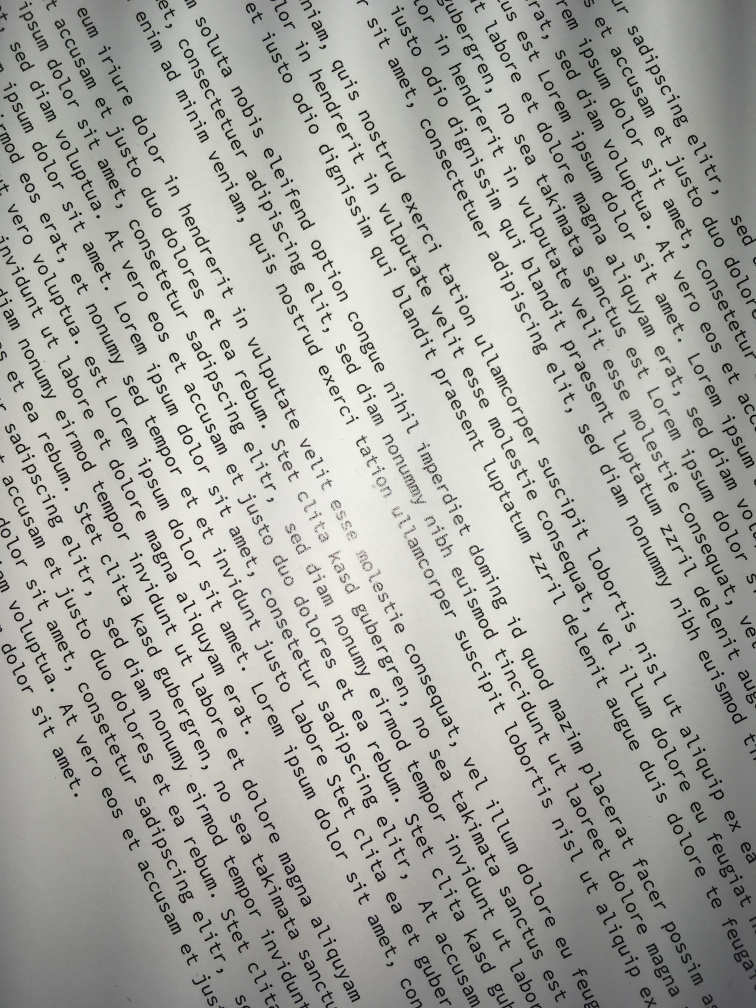
#> input picture data/text_1.jpg, 3024 x 4032 px (shown at 1/4 size); its folder holds 3 pictures in this run
$ python l_a.py
#> lines starting #> are read from the running program, lines starting #| are printed output that depends on the picture
import numpy as np
import cv2

KERNEL_SIZE = 20

# Einlesen des Bildes
filepath = "../../data/text_%s.jpg"
images = list()
for i in [1, 2, 3]:
    img = cv2.imread(filepath % i)
#> img is the input picture: shape (4032, 3024, 3); mean B, G, R 164.3, 169.3, 169
    img = cv2.resize(img, (500, 500))
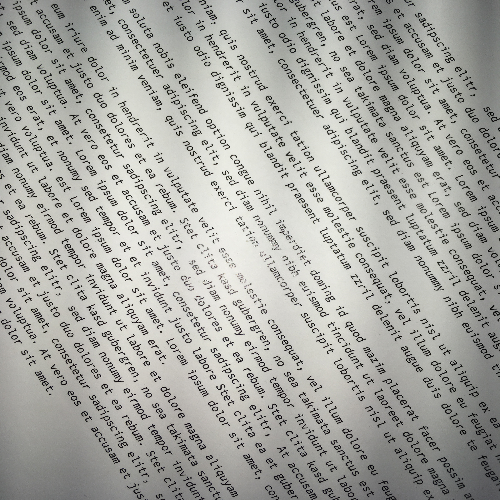
#> img: shape (500, 500, 3); mean B, G, R 164.2, 169.2, 168.8
    images.append(img)
#> pass 2 of the loop `for i in [1, 2, 3]:`:
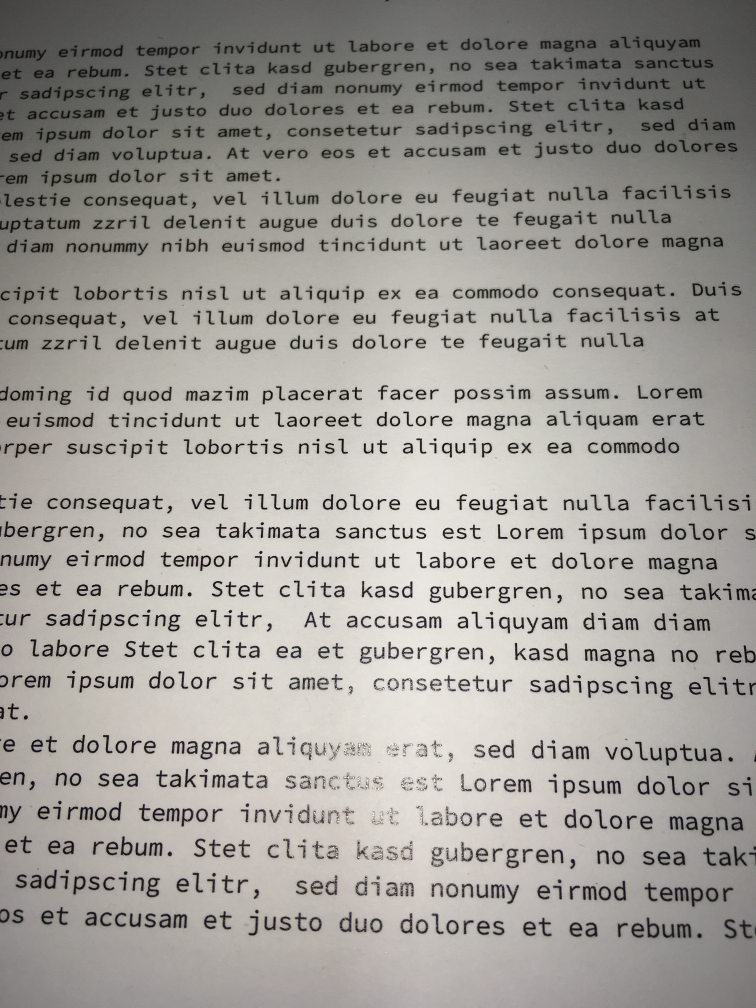
#> input picture data/text_2.jpg, 3024 x 4032 px (shown at 1/4 size)
#> img is the input picture: shape (4032, 3024, 3); mean B, G, R 151.5, 156.4, 159.2
#> `img = cv2.resize(img, (500, 500))`:
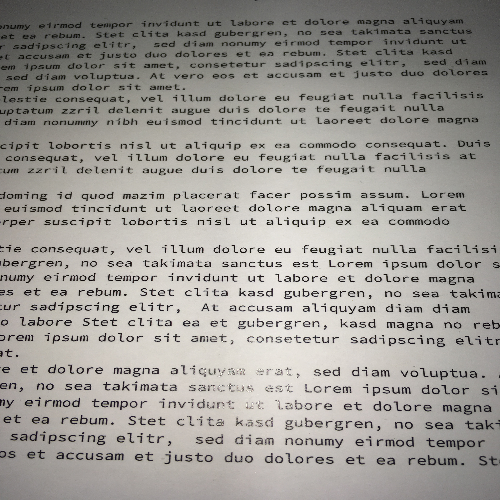
#> img: shape (500, 500, 3); mean B, G, R 151.3, 156.3, 159
#> pass 3 of the loop `for i in [1, 2, 3]:`:
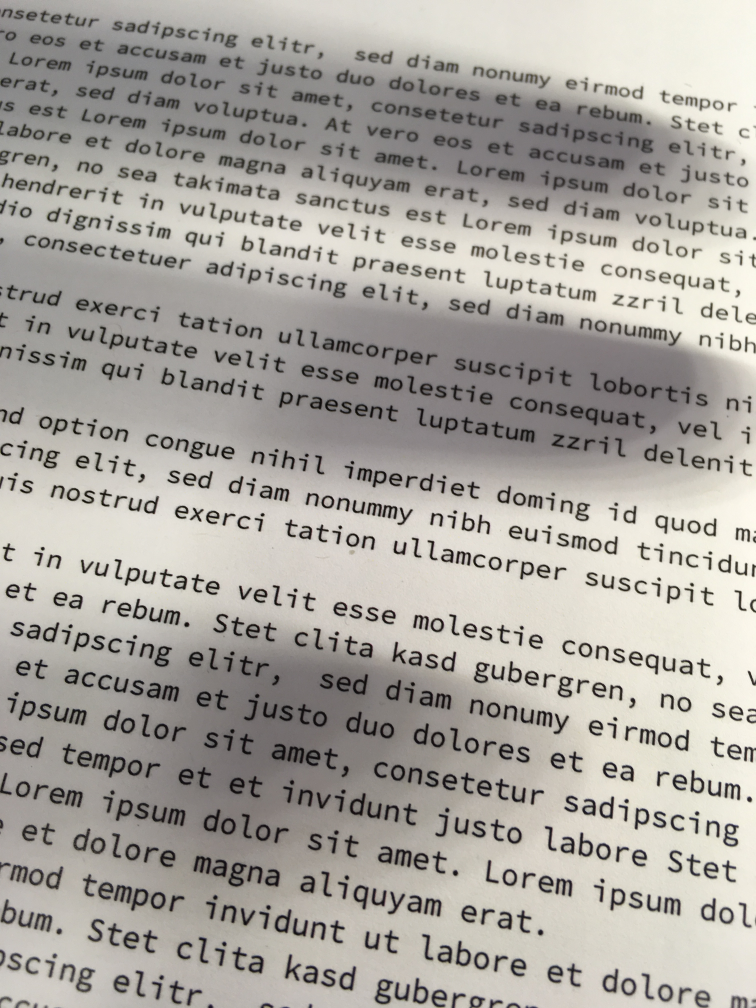
#> input picture data/text_3.jpg, 3024 x 4032 px (shown at 1/4 size)
#> img is the input picture: shape (4032, 3024, 3); mean B, G, R 159.6, 165.8, 169.6
#> `img = cv2.resize(img, (500, 500))`:
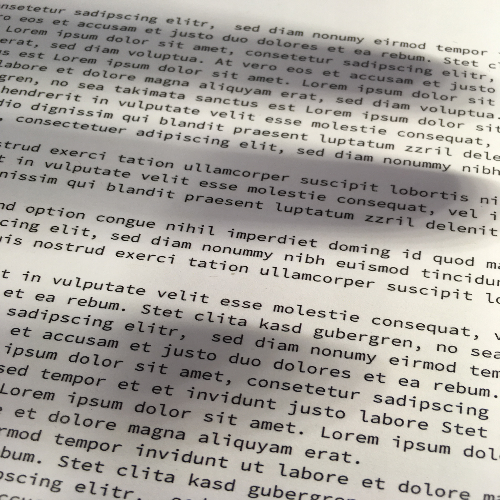
#> img: shape (500, 500, 3); mean B, G, R 159.5, 165.7, 169.5


def balance(img):
    kernel = np.ones((KERNEL_SIZE, KERNEL_SIZE)) / (KERNEL_SIZE * KERNEL_SIZE)
    blurred = cv2.filter2D(img, -1, kernel=kernel)
    img = img / blurred
    img = 255 * (img - np.min(img)) / (np.max(img) - np.min(img))  # Normieren auf Wertebereich {0, ..., 255}
    img = img.astype(np.uint8)
    print(np.max(img), np.min(img))
    return img


balanced_images = list()
for img in images:
    balanced_image = balance(img)
    balanced_images.append(balanced_image)
#> this loop made 3 passes
#| 255 0
#| 255 0
#| 255 0
#> pass 1, in balance, `blurred = cv2.filter2D(img, -1, kernel=kernel)`:
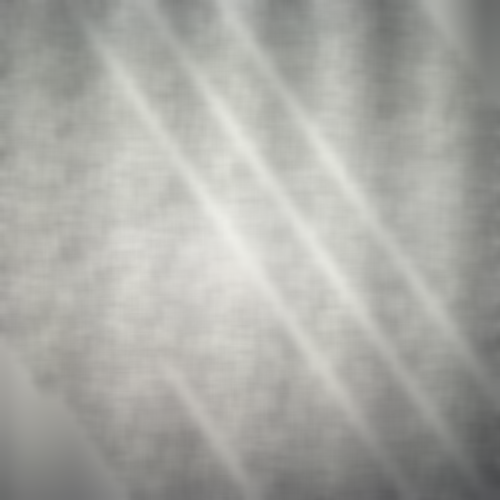
#> blurred: shape (500, 500, 3); mean B, G, R 164.2, 169.2, 168.9
#> pass 1, in balance, `img = img / blurred`:
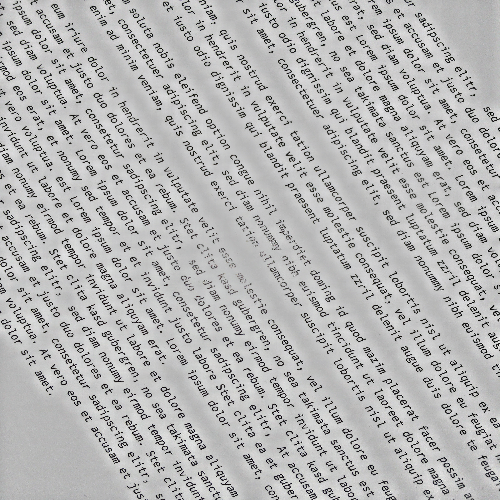
#> img: shape (500, 500, 3) float64; mean B, G, R 0.999, 0.999, 0.999; drawn with min black and max white
#> after the loop, balanced_images = 3 items

for i, (image, balaced_image) in enumerate(zip(images, balanced_images)):
    cv2.imshow("Text%s" % (i + 1), image)
    cv2.imshow("AusgeglichenerText%s" % (i + 1), balaced_image)
#> this loop made 3 passes
#> pass 2, `cv2.imshow("AusgeglichenerText%s" % (i + 1), balaced_image)`:
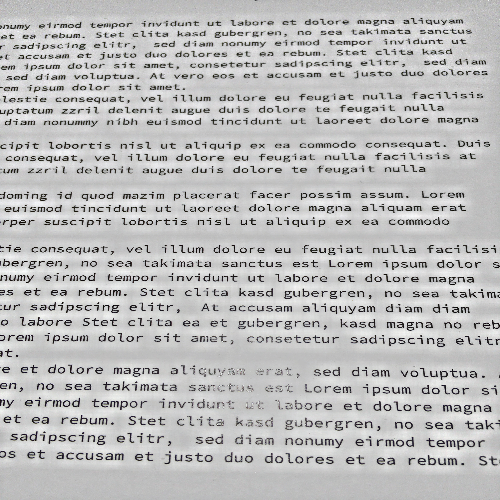
#> window 'AusgeglichenerText2': shape (500, 500, 3); mean B, G, R 189.7, 189.7, 189.7

cv2.waitKey(0)
